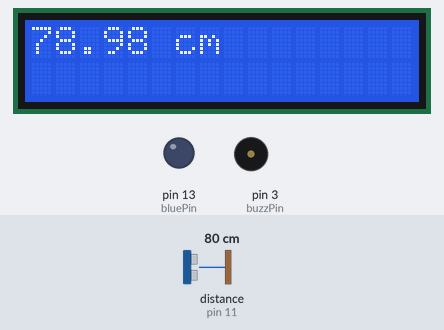
The sketch below on a simulated Arduino Uno, built with avr-gcc and run on an emulated ATmega328P. On the bench: 16×2 character LCD, output pins drawn as LEDs (lit = HIGH), buzzer (waves = sounding, pin HIGH). Wiring (inferred from the names in the program): ultrasonic range finder: trigger pin 12; echo pin 11. Inputs (shaded band) come from the test bench; at power-on: distance to the obstacle (sensor on pin 11) 80 cm. The echo pulse lasts 58.3 µs per cm; pins used as bus, display or sensor lines are not drawn; what the sketch prints to the serial monitor is not drawn.

Above: at 1.2 s.
1.3 s: distance to the obstacle (sensor on pin 11) set to 96 cm
At 2.0 s:
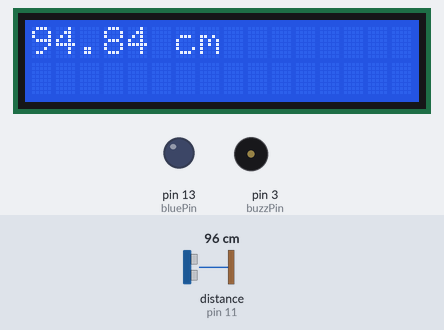
4.3 s: distance to the obstacle (sensor on pin 11) set to 104 cm
At 6.3 s:
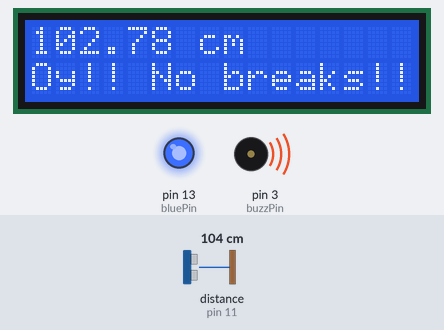
6.6 s: distance to the obstacle (sensor on pin 11) set to 2 cm
At 7.1 s:
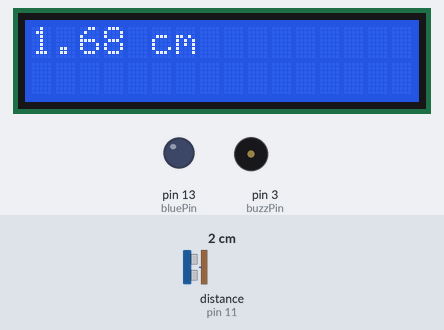
Timing chart, 0 to 9.6 s (numbered marks = the images above; inputs shaded):
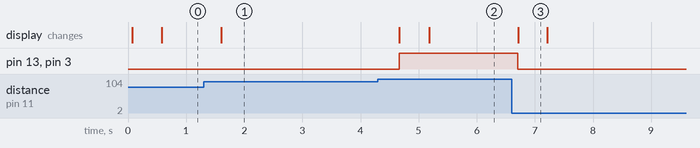

Measured:
- the behaviour switches between 101 and 102 cm on distance to the obstacle (sensor on pin 11) (found by bisection; images 1 and 2)
- after the input at 1.3 s, the display: changes after 0.30 s (image 1)
- after the input at 4.3 s, pin 13 (bluePin), pin 3 (buzzPin): LOW → HIGH after 0.36 s; the display: first changes after 0.37 s (image 2 shows a later state)
- after the input at 6.6 s, pin 13 (bluePin), pin 3 (buzzPin): HIGH → LOW after 0.11 s; the display: changes after 0.11 s (image 3)
- what the display in image 3 shows lasts 0.5 s, from 6.7 s to 7.2 s

The sketch:

61-focus-alarm.ino
```cpp
int triggerPin = 12;
int echoPin=11;
int pingTravelTime;
int delayT1=10;
int delayT2=100;
int delayT3=500;
float distance; // in cm
int arrayLength = 5;
float distances[5];
float sum=0;
float velocity = 340; // in m/s
int closeDistance=200;

int bluePin=13;
int buzzPin=3;
// Load library for lcd
#include <LiquidCrystal.h>
int rs=4;
int en=5;
int d4=6;
int d5=7;
int d6=8;
int d7=9;
// instantiate lcd object
LiquidCrystal lcd(rs, en, d4, d5, d6, d7);

int buttonPin=2;
int buttonValue;
int oldValue;

void setup() {
  // put your setup code here, to run once:
Serial.begin(9600);
pinMode(triggerPin, OUTPUT);
pinMode(echoPin, INPUT);
pinMode(bluePin, OUTPUT);
pinMode(buzzPin, OUTPUT);

lcd.begin(16,2); // size

pinMode(buttonPin, INPUT);
digitalWrite(buttonPin, HIGH);
}

void loop() {
  // put your main code here, to run repeatedly:

sendPulse();
calculateDistance();
displayDistance();
displayAlarm();

delay(delayT3);

}

int checkButton(){
  buttonValue=digitalRead(buttonPin);
  Serial.print("Your Button is: ");
  Serial.println(buttonValue);
  if(buttonValue==0 && buttonValue!=oldValue){
      Serial.println("new");
  oldValue=buttonValue;
  return 0;

  }
  else{

    oldValue=buttonValue;
    return 1;
  }
}


void sendPulse(){
  digitalWrite(triggerPin, LOW);
delayMicroseconds(delayT1);
digitalWrite(triggerPin, HIGH);
delayMicroseconds(delayT1);
digitalWrite(triggerPin, LOW); // launches sound wave.
digitalWrite(bluePin, HIGH);
// echoPin goes high until sound wave returns
pingTravelTime = pulseIn(echoPin, HIGH); // measures how long echoPin is high
digitalWrite(bluePin, LOW);
}

void calculateDistance(){
  distance= velocity*100.*(pingTravelTime/2./1000000.);
}

void displayDistance(){
Serial.print("distance ");
Serial.println(distance);
lcd.clear();
lcd.setCursor(0,0);
lcd.print(distance);
lcd.print( " cm");
}

void displayAlarm(){
  if (distance>=100){
  digitalWrite(bluePin, HIGH);
  digitalWrite(buzzPin, HIGH);
  lcd.setCursor(0,1);
lcd.print("Oy!! No breaks!!");
}
else{
  digitalWrite(bluePin, LOW);
  digitalWrite(buzzPin, LOW);
}
}
```
